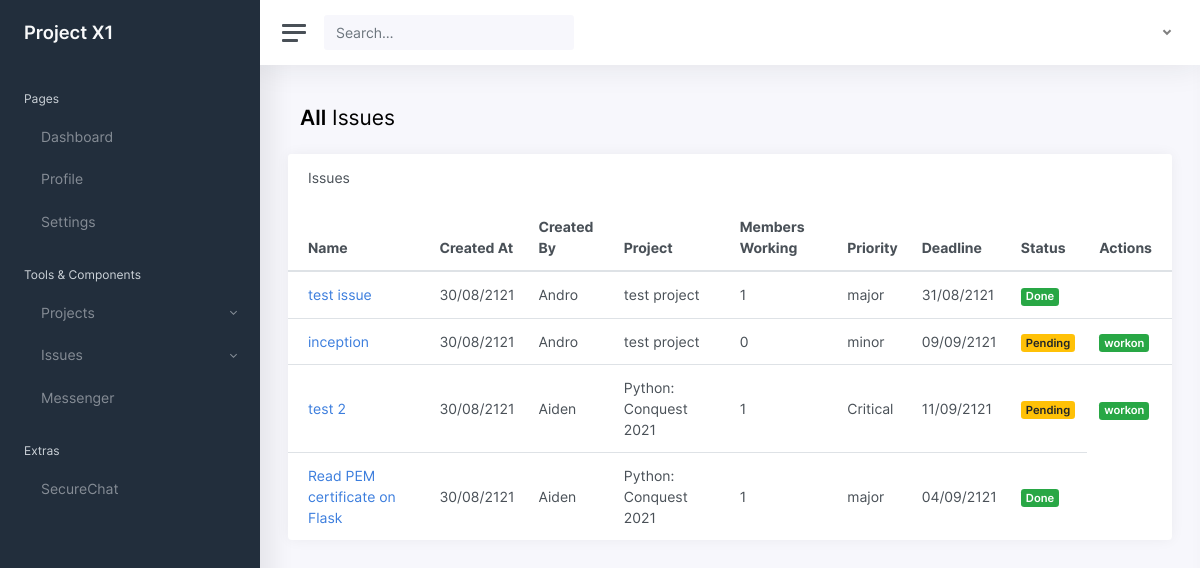
The app's page /issues/ with its own data.
### issues/models.py (models this page shows, shortened)
class Issue(models.Model):
    name = models.CharField(max_length=255, unique=True)
    user = models.ForeignKey(User,null=True,on_delete=models.CASCADE,related_name='issues')
    created_at = models.DateTimeField(auto_now=True)
    message = RichTextField(blank=True,null=True)
    project = models.ForeignKey(Project,on_delete=models.SET_NULL,related_name="issues",null=True,blank=True)
    tags = TaggableManager()
    solve = models.BooleanField(default = False)
    members = models.ManyToManyField(User,through="IssueMember")
    deadline = models.DateField(auto_now_add=False,auto_now=False,default= None,null=True,blank=True)
    PRIORITY = [
        ('Critical','Critical'),
        ('major','major'),
        ('minor','minor'),
    ]
    priority = models.CharField(max_length=10,choices = PRIORITY,default='minor')
    class Meta:
        ordering = ['created_at']

### projects/models.py (models this page shows, shortened)
class Project(models.Model):
    user = models.ForeignKey(User,null=True,on_delete=models.CASCADE,related_name='projects')
    name = models.CharField(max_length=255, unique=True)
    created_at = models.DateTimeField(auto_now=True)
    description = RichTextField(blank=True,null=True)
    tags = TaggableManager()
    complete = models.BooleanField(default = False)
    members = models.ManyToManyField(User,through="ProjectMember")
    projectJoinPermission = models.BooleanField(default=True)
    repoowner = models.CharField(max_length=255,blank=True,null=True)
    githubrepo = models.CharField(max_length=255,blank=True,null=True)
    class Meta:
        ordering = ["name"]
        unique_together = ['user','name']

### issues/views.py (the view)
class IssueList(SelectRelatedMixin, generic.ListView):
    model = models.Issue
    select_related = ("user", "project")

### issues/templates/issues/issue_list.html (shortened to what this page needs)
{% extends "issues/issue_base.html" %}
{% load humanize %}
{% block issue_content %}
<main class="content">
	<div class="row mb-2 mb-xl-3">
		<div class="col-auto d-none d-sm-block">
			<h3><strong>All</strong> Issues</h3>
		</div>
	</div>
	<div class="row">
		<div class="card flex-fill">
			<div class="card-header">
				<h5 class="card-title mb-0">Issues</h5>
			</div>
			<table class="table table-hover my-0">
				<thead>
					<tr>
						<th>Name</th>
						<th class="d-none d-xl-table-cell">Created At</th>
						<th class="d-none d-xl-table-cell">Created By</th>
						<th class="d-none d-xl-table-cell">Project</th>
						<th class="d-none d-xl-table-cell">Members Working</th>
						<th class="d-none d-xl-table-cell">Priority</th>
						<th class="d-none d-xl-table-cell">Deadline</th>
						<th>Status</th>
						<th>Actions</th>
					</tr>
				</thead>
				<tbody>
					{% for issue in issue_list %}
					{% include 'issues/_issue.html' %}
					{% endfor %}
				</tbody>
			</table>
		</div>
	</div>
</main>
{% endblock %}

### issues/templates/issues/_issue.html
<tr>
	<td><a href="{% url 'issues:single' pk=issue.pk %}">{{issue.name}}</a>
	</td>
	<td class="d-none d-xl-table-cell">{{issue.created_at|date:"d/m/yy"}}</td>
	<td class="d-none d-xl-table-cell">{{issue.user.username}}</td>
	<td class="d-none d-xl-table-cell">{{issue.project.name}}</td>
	<td class="d-none d-xl-table-cell">{{issue.members.count}}</td>
	<td class="d-none d-xl-table-cell">{{issue.priority}}</td>
	<td class="d-none d-xl-table-cell">{{issue.deadline|date:"d/m/yy"}}</td>
	{% if issue.solve == False %}
	{% if issue.user == user and not hide_delete %}
	<td><span class="badge badge-danger"><a style="color:white;" href="{% url 'issues:solve' pk=issue.pk %}">Mark
				solved</a></span></td>
	{% else %}
	<td><span class="badge badge-warning">Pending</span></td>
	{% endif %}
	{% else %}
	<td><span class="badge badge-success">Done</span></td>
	{% endif %}
	{% if issue.user == user and not hide_delete %}
	<td class="table-action">
		<a href="{% url 'issues:update' pk=issue.pk %}"><i class="align-middle" data-feather="edit-2"></i></a>
		<a href="{% url 'issues:delete' pk=issue.pk %}"><i class="align-middle" data-feather="trash"></i></a>
	</td>
	{% else %}
	{% if issue.solve == False %}
	{% if user in issue.members.all %}
	<td><span class="badge badge-danger"><a style="color:white;"
				href="{% url 'issues:leave' pk=issue.pk %}">quit</a></span></td>
	{% else %}
	<td><span class="badge badge-success"><a style="color:white;"
				href="{% url 'issues:join' pk=issue.pk  %}">workon</a></span></td>
	{% endif %}
	{% else %}
	{% if user in issue.members.all %}
	<td><span class="badge badge-danger"><a style="color:white;"
				href="{% url 'issues:leave' pk=issue.pk %}">quit</a></span></td>
	{% endif %}
	{% endif %}
	{% endif %}
</tr>

### records on screen
Issue: name "test issue", created_at "30/08/2121", user.username "Andro", project.name "test project", members.count "1", priority "major", deadline "31/08/2121", solve "Done"
Issue: name "inception", created_at "30/08/2121", user.username "Andro", project.name "test project", members.count "0", priority "minor", deadline "09/09/2121", solve "Pending"
Issue: name "test 2", created_at "30/08/2121", user.username "Aiden", project.name "Python: Conquest 2021", members.count "1", priority "Critical", deadline "11/09/2121", solve "Pending"
Issue: name "Read PEM certificate on Flask", created_at "30/08/2121", user.username "Aiden", project.name "Python: Conquest 2021", members.count "1", priority "major", deadline "04/09/2121", solve "Done"
